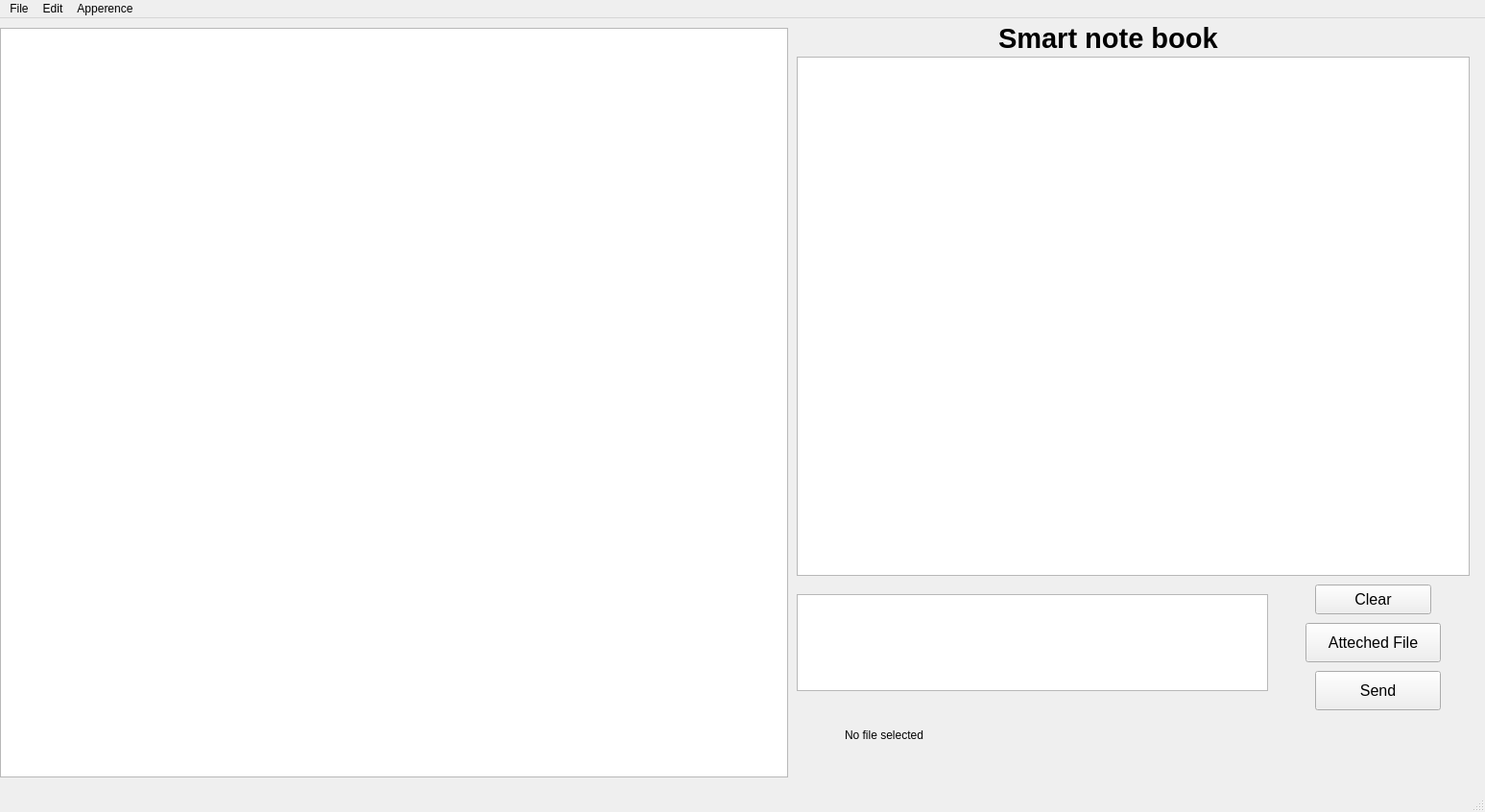
<?xml version="1.0" encoding="UTF-8"?>
<ui version="4.0">
 <class>MainWindow</class>
 <widget class="QMainWindow" name="MainWindow">
  <property name="geometry">
   <rect>
    <x>0</x>
    <y>0</y>
    <width>1547</width>
    <height>846</height>
   </rect>
  </property>
  <property name="windowTitle">
   <string>MainWindow</string>
  </property>
  <widget class="QWidget" name="centralwidget">
   <widget class="QTextEdit" name="textEdit">
    <property name="geometry">
     <rect>
      <x>0</x>
      <y>10</y>
      <width>821</width>
      <height>781</height>
     </rect>
    </property>
    <property name="font">
     <font>
      <pointsize>12</pointsize>
     </font>
    </property>
    <property name="html">
     <string>&lt;!DOCTYPE HTML PUBLIC &quot;-//W3C//DTD HTML 4.0//EN&quot; &quot;http://www.w3.org/TR/REC-html40/strict.dtd&quot;&gt;
&lt;html&gt;&lt;head&gt;&lt;meta name=&quot;qrichtext&quot; content=&quot;1&quot; /&gt;&lt;style type=&quot;text/css&quot;&gt;
p, li { white-space: pre-wrap; }
&lt;/style&gt;&lt;/head&gt;&lt;body style=&quot; font-family:'MS Shell Dlg 2'; font-size:12pt; font-weight:400; font-style:normal;&quot;&gt;
&lt;p style=&quot;-qt-paragraph-type:empty; margin-top:0px; margin-bottom:0px; margin-left:0px; margin-right:0px; -qt-block-indent:0; text-indent:0px;&quot;&gt;&lt;br /&gt;&lt;/p&gt;&lt;/body&gt;&lt;/html&gt;</string>
    </property>
   </widget>
   <widget class="QLabel" name="label">
    <property name="geometry">
     <rect>
      <x>1040</x>
      <y>0</y>
      <width>371</width>
      <height>41</height>
     </rect>
    </property>
    <property name="font">
     <font>
      <pointsize>22</pointsize>
      <weight>75</weight>
      <bold>true</bold>
     </font>
    </property>
    <property name="text">
     <string>Smart note book</string>
    </property>
   </widget>
   <widget class="QTextEdit" name="Ai_send_message">
    <property name="geometry">
     <rect>
      <x>830</x>
      <y>600</y>
      <width>491</width>
      <height>101</height>
     </rect>
    </property>
   </widget>
   <widget class="QPushButton" name="send_button">
    <property name="geometry">
     <rect>
      <x>1370</x>
      <y>680</y>
      <width>131</width>
      <height>41</height>
     </rect>
    </property>
    <property name="font">
     <font>
      <pointsize>12</pointsize>
     </font>
    </property>
    <property name="text">
     <string>Send</string>
    </property>
   </widget>
   <widget class="QPushButton" name="atteched_file">
    <property name="geometry">
     <rect>
      <x>1360</x>
      <y>630</y>
      <width>141</width>
      <height>41</height>
     </rect>
    </property>
    <property name="font">
     <font>
      <pointsize>12</pointsize>
     </font>
    </property>
    <property name="text">
     <string>Atteched File</string>
    </property>
   </widget>
   <widget class="QLabel" name="file_selec_or_not">
    <property name="geometry">
     <rect>
      <x>880</x>
      <y>740</y>
      <width>661</width>
      <height>71</height>
     </rect>
    </property>
    <property name="font">
     <font>
      <pointsize>9</pointsize>
      <weight>50</weight>
      <bold>false</bold>
     </font>
    </property>
    <property name="text">
     <string>No file selected</string>
    </property>
    <property name="alignment">
     <set>Qt::AlignLeading|Qt::AlignLeft|Qt::AlignTop</set>
    </property>
   </widget>
   <widget class="QTextBrowser" name="Ai_message_display">
    <property name="geometry">
     <rect>
      <x>830</x>
      <y>40</y>
      <width>701</width>
      <height>541</height>
     </rect>
    </property>
    <property name="font">
     <font>
      <pointsize>12</pointsize>
     </font>
    </property>
    <property name="html">
     <string>&lt;!DOCTYPE HTML PUBLIC &quot;-//W3C//DTD HTML 4.0//EN&quot; &quot;http://www.w3.org/TR/REC-html40/strict.dtd&quot;&gt;
&lt;html&gt;&lt;head&gt;&lt;meta name=&quot;qrichtext&quot; content=&quot;1&quot; /&gt;&lt;style type=&quot;text/css&quot;&gt;
p, li { white-space: pre-wrap; }
&lt;/style&gt;&lt;/head&gt;&lt;body style=&quot; font-family:'MS Shell Dlg 2'; font-size:12pt; font-weight:400; font-style:normal;&quot;&gt;
&lt;p style=&quot;-qt-paragraph-type:empty; margin-top:0px; margin-bottom:0px; margin-left:0px; margin-right:0px; -qt-block-indent:0; text-indent:0px;&quot;&gt;&lt;br /&gt;&lt;/p&gt;&lt;/body&gt;&lt;/html&gt;</string>
    </property>
   </widget>
   <widget class="QPushButton" name="clear">
    <property name="geometry">
     <rect>
      <x>1370</x>
      <y>590</y>
      <width>121</width>
      <height>31</height>
     </rect>
    </property>
    <property name="font">
     <font>
      <pointsize>12</pointsize>
     </font>
    </property>
    <property name="text">
     <string>Clear</string>
    </property>
   </widget>
  </widget>
  <widget class="QMenuBar" name="menubar">
   <property name="geometry">
    <rect>
     <x>0</x>
     <y>0</y>
     <width>1547</width>
     <height>26</height>
    </rect>
   </property>
   <widget class="QMenu" name="menuFile">
    <property name="title">
     <string>File</string>
    </property>
    <addaction name="actionNew"/>
    <addaction name="actionSave"/>
    <addaction name="actionOpen"/>
    <addaction name="actionSave_as"/>
   </widget>
   <widget class="QMenu" name="menuEdit">
    <property name="title">
     <string>Edit</string>
    </property>
    <addaction name="actionCopy"/>
    <addaction name="actionPaste"/>
    <addaction name="actionCut"/>
    <addaction name="actionUndo"/>
    <addaction name="actionRedo"/>
   </widget>
   <widget class="QMenu" name="menuApperence">
    <property name="title">
     <string>Apperence</string>
    </property>
    <addaction name="actionSet_Dark_Mode"/>
    <addaction name="actionSet_Light_Mode"/>
    <addaction name="actionSet_Font_Size"/>
   </widget>
   <addaction name="menuFile"/>
   <addaction name="menuEdit"/>
   <addaction name="menuApperence"/>
  </widget>
  <widget class="QStatusBar" name="statusbar"/>
  <action name="actionNew">
   <property name="text">
    <string>New</string>
   </property>
   <property name="statusTip">
    <string>Open New File</string>
   </property>
   <property name="shortcut">
    <string>Ctrl+N</string>
   </property>
  </action>
  <action name="actionSave">
   <property name="text">
    <string>Save</string>
   </property>
   <property name="statusTip">
    <string>Save File</string>
   </property>
   <property name="shortcut">
    <string>Ctrl+S</string>
   </property>
  </action>
  <action name="actionOpen">
   <property name="text">
    <string>Open</string>
   </property>
   <property name="statusTip">
    <string>Open File</string>
   </property>
   <property name="shortcut">
    <string>Ctrl+O</string>
   </property>
  </action>
  <action name="actionCopy">
   <property name="text">
    <string>Copy</string>
   </property>
   <property name="statusTip">
    <string>Copy text</string>
   </property>
   <property name="shortcut">
    <string>Ctrl+C</string>
   </property>
  </action>
  <action name="actionPaste">
   <property name="text">
    <string>Paste</string>
   </property>
   <property name="statusTip">
    <string>Paste text</string>
   </property>
   <property name="shortcut">
    <string>Ctrl+V</string>
   </property>
  </action>
  <action name="actionCut">
   <property name="text">
    <string>Cut</string>
   </property>
   <property name="statusTip">
    <string>Cut text</string>
   </property>
   <property name="shortcut">
    <string>Ctrl+X</string>
   </property>
  </action>
  <action name="actionUndo">
   <property name="text">
    <string>Undo</string>
   </property>
   <property name="statusTip">
    <string>Undo</string>
   </property>
   <property name="shortcut">
    <string>Ctrl+Z</string>
   </property>
  </action>
  <action name="actionRedo">
   <property name="text">
    <string>Redo</string>
   </property>
   <property name="statusTip">
    <string>Redo</string>
   </property>
   <property name="shortcut">
    <string>Ctrl+Y</string>
   </property>
  </action>
  <action name="actionSet_Dark_Mode">
   <property name="text">
    <string>Set Dark Mode</string>
   </property>
  </action>
  <action name="actionSet_Light_Mode">
   <property name="text">
    <string>Set Light Mode</string>
   </property>
  </action>
  <action name="actionSet_Font_Size">
   <property name="text">
    <string>Set Font Size</string>
   </property>
  </action>
  <action name="actionSave_as">
   <property name="text">
    <string>Save as</string>
   </property>
   <property name="statusTip">
    <string>Save File</string>
   </property>
   <property name="shortcut">
    <string>Ctrl+Shift+S</string>
   </property>
  </action>
 </widget>
 <resources/>
 <connections/>
</ui>
